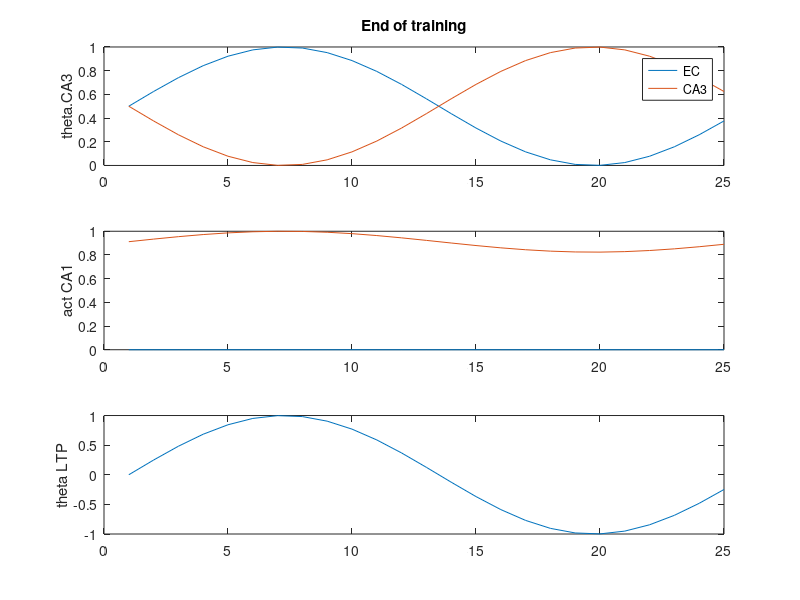
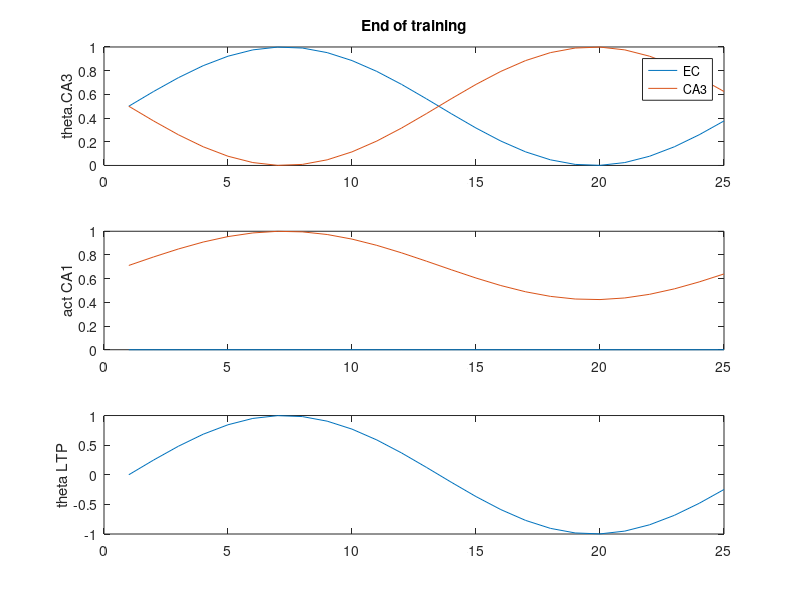

These charts were generated, in order, by the following MATLAB code:
function [] = hasselmo9402()
% hasselmo_2002 theta model


%todo: 
% add plots for ca3 and ec activity
% add ach to the model
% make a struct to hold data? 

clear all;

%% runtime parameters
p.nTrls = 14;
p.nTSteps = 25;
p.nCA1cells = 2;
p.nCA3cells = 3;
p.nECcells = 2;

p.dt = 0.005; % 5 ms
p.thF = 8; % 8 Hz
p.stepsPerCycle = ceil(((1/p.thF)/p.dt));
p.phaseStep = (2*pi)/p.stepsPerCycle; % numnber of radians to increment theta phase by for each time steps
p.k = .5; 
p.lrate = 0.01; % learning rate, per Ehren's experiment
p.thetaScale = 1; % X from Hasselmo et al (2002), p 799
% [0 to 1] smaller means theta has less effect on functional strength
% paper is vague about whether different values are used for the different
% layers (CA3 vs EC), for now we'll assume that it is a single fixed
% parameter.

% allocate arrays
a.CA1 = nan(p.nCA1cells,p.nTSteps);
a.CA3 = nan(p.nCA3cells,p.nTrls); 
a.EC  = nan(p.nECcells, p.nTrls);
w.CA3 = zeros(p.nCA1cells, p.nCA3cells);
w.EC  = eye(p.nCA1cells, p.nECcells); % identity matrix p.801
tempXprod = nan(p.nCA1cells,p.nCA3cells,p.stepsPerCycle);



%% Task 

stage = 1;

% for each trial, run the theta model 
for trl = 1:p.nTrls
  % initialize first timestep
  % NOTE: THESE NEED TO BE SET FOR EACH PHASE OF THE TASK, TRL
  a.CA3(:,1) = [0; 1; 1]; % rand(p.nCA3cells,1) > .5;
  a.EC(:,1)  = [0; 1]; % rand(p.nECcells, 1) > .5;
  
  % runs the model 
  [a, tempXprod, ph, theta] = runTheta(a,tempXprod,w,p,stage);
  
  % compute weight updates after each theta cycle
  dw.CA3(:,:) = sum(tempXprod,3);
  
  fprintf('\nTrial %i\n',trl);
  if any(isnan(dw.CA3)), keyboard, end
  w.CA3, dw.CA3
  w.CA3 = w.CA3 + p.lrate.*dw.CA3; %   w.CA3 = w.CA3 + dw.CA3;
  w.CA3 = min(w.CA3, p.k);
  w.CA3
  
end

if 1, plotStateVariables(theta,a); end

  keyboard

  fprintf('Test initial learning\n');  
  a.CA3(:,1) = [0; 1; 0]; % rand(p.nCA3cells,1) > .5;
  [a, tempXprod, ph, theta] = runTheta(a,tempXprod,w,p,stage); 
  if 1, plotStateVariables(theta,a); end
  
end

function [a,tempXprod, ph, theta] = runTheta(a,tempXprod,w,p,stage)
  
  % allocate phase and theta params
  ph.EC = nan(p.nTSteps,1);   theta.EC = nan(p.nTSteps,1);
  ph.CA3 = nan(p.nTSteps,1);  theta.CA3 = nan(p.nTSteps,1);
  ph.LTP = nan(p.nTSteps,1);  theta.LTP = nan(p.nTSteps,1);

  
  ph.EC(1)  = 0;    theta.EC(1)  = (p.thetaScale/2) * sin(ph.EC(1))  + (1-(p.thetaScale/2));
  ph.CA3(1) = pi;   theta.CA3(1) = (p.thetaScale/2) * sin(ph.CA3(1)) + (1-(p.thetaScale/2));
  ph.LTP(1) = 0;    theta.LTP(1) = sin(ph.LTP(1));
  
  % initialize CA1 activity
  a.CA1(:,1) = ((theta.EC(1) .* w.EC) * a.EC(:,stage)) + ((theta.CA3(1) .* w.CA3) * a.CA3(:,1)); % eq 2.4 p.799
  
  tempXprod(:,:,1) = (theta.LTP(1) .* a.CA1(:,1)) * a.CA3(:,stage)';
  % run one theta cycle
  for t = 2:p.stepsPerCycle
    
    % phasic input
    ph.EC(t)  = ph.EC(t-1)  + p.phaseStep;  theta.EC(t)  = (p.thetaScale/2) * sin(ph.EC(t))  + (1-(p.thetaScale/2));  % eq 2.2 p.799
    ph.CA3(t) = ph.CA3(t-1) + p.phaseStep;  theta.CA3(t) = (p.thetaScale/2) * sin(ph.CA3(t)) + (1-(p.thetaScale/2));  % eq 2.3 p.799
    ph.LTP(t) = ph.LTP(t-1) + p.phaseStep;  theta.LTP(t) = sin(ph.LTP(t));                                        % eq 2.5 p.799
    
    
    %a.CA1 = w.EC .* a.EC + w.CA3 .* a.CA3; % eq 2.1
    a.CA1(:,t) = ((theta.EC(t) .* w.EC) * a.EC(:,stage)) + ((theta.CA3(t) .* w.CA3) * a.CA3(:,stage)); % eq 2.4 p.799
    
    tempXprod(:,:,t) = (theta.LTP(t) .* a.CA1(:,t)) * a.CA3(:,stage)';
    
  end
  
end

function plotStateVariables(theta,a)
    figure;
    subplot(3,1,1);
    hold off; plot(theta.EC)
    hold on; plot(theta.CA3)
    ylabel('theta.CA3');
    legend('EC','CA3'); ylim([0 1]);
    title(['End of training']);
    
    subplot(3,1,2);
    plot(a.CA1');
    ylabel('act CA1');
    
    subplot(3,1,3);
    plot(theta.LTP)
    ylabel('theta LTP');
end

%%
